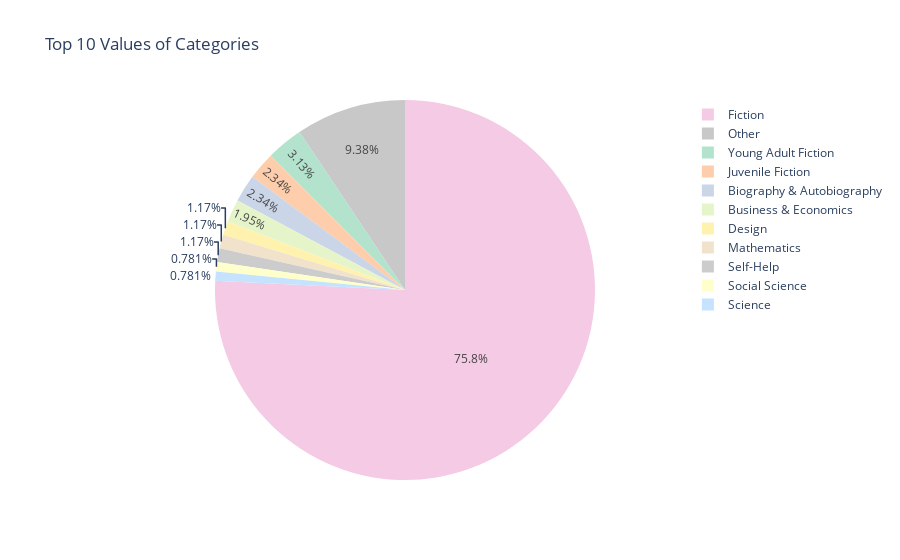

Source (notebook cell):
### Code cell
viz_top_values(mybooks['Categories'], top_n=10)

### Figure 1 — Plotly figure (JSON) as saved in the notebook; plotly's stock layout.template omitted (floating-point values rounded to 4 significant figures)
{"data": [{"labels": ["Fiction", "Young Adult Fiction", "Juvenile Fiction", "Biography & Autobiography", "Business & Economics", "Design", "Mathematics", "Self-Help", "Social Science", "Science", "Other"], "marker": {"colors": ["rgb(244, 202, 228)", "rgb(179, 226, 205)", "rgb(253, 205, 172)", "rgb(203, 213, 232)", "rgb(230, 245, 201)", "rgb(255, 242, 174)", "rgb(241, 226, 204)", "rgb(204, 204, 204)", "rgb(255, 255, 204)", "rgb(197, 226, 255)", "rgb(200, 200, 200)"]}, "type": "pie", "values": [194, 8, 6, 6, 5, 3, 3, 3, 2, 2, 24]}], "layout": {"title": {"text": "Top 10 Values of Categories"}}}
